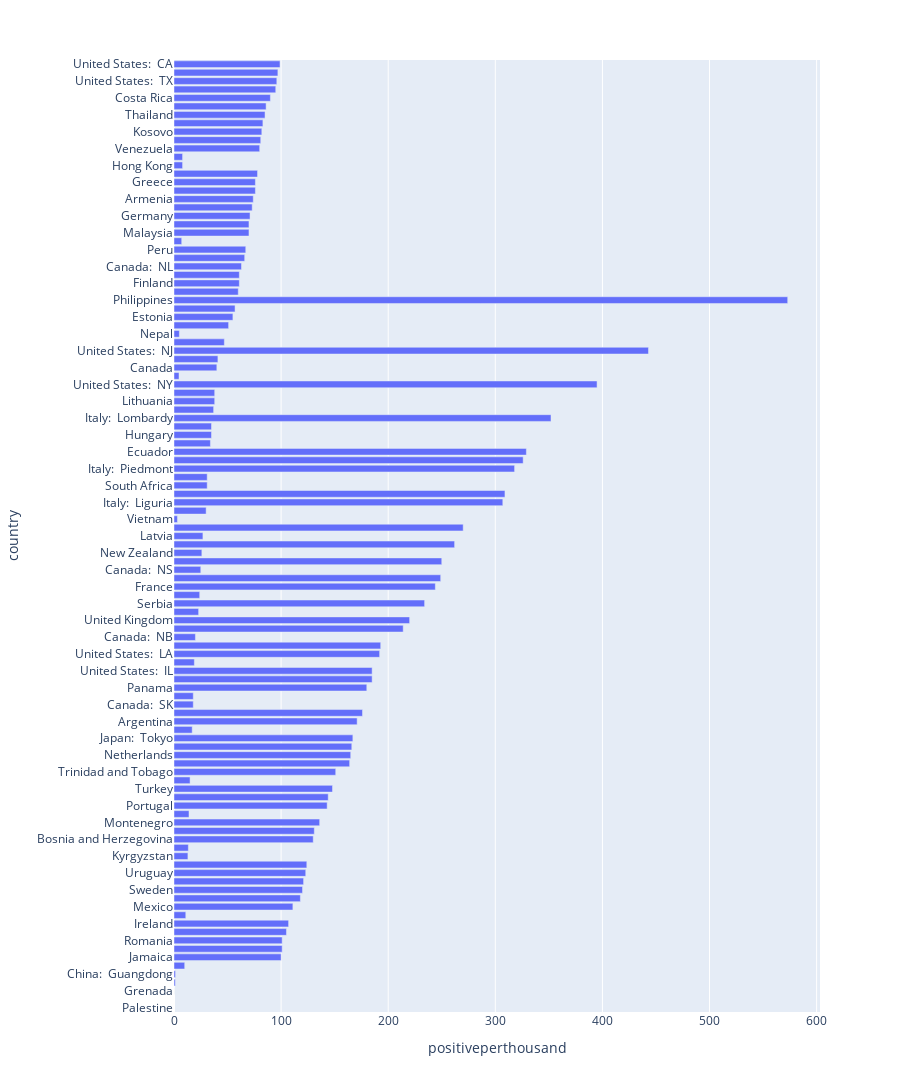

The cell this chart's notebook holds for it:
### Markdown cell above
## Veamos cuantos Positivos cada Mil tests, por país

### Code cell
import plotly.express as px
tests_df_sorted = tests_df.sort_values(by=['positiveperthousand'])
fig = px.bar(tests_df_sorted, x='positiveperthousand', y="country", height=1800, orientation='h')
fig.show()

### Figure 1 — Plotly figure (JSON) as saved in the notebook; plotly's stock layout.template omitted (floating-point values rounded to 4 significant figures)
{"data": [{"alignmentgroup": "True", "hovertemplate": "positiveperthousand=%{x}<br>country=%{y}<extra></extra>", "legendgroup": "", "marker": {"color": "#636efa"}, "name": "", "offsetgroup": "", "orientation": "h", "showlegend": false, "textposition": "auto", "type": "bar", "x": ["", "", "0", "1.2", "1.4", "10", "100", "101", "101", "105", "107", "11", "111", "118", "120", "121", "123", "124", "13", "13.4", "130", "131", "136", "14", "143", "144", "148", "15", "151", "164", "165", "166", "167", "17", "171", "176", "18", "18", "180", "185", "185", "19", "192", "193", "20", "214", "220", "23", "234", "24", "244", "249", "25", "250", "26", "262", "27", "270", "3.2", "30", "307", "309", "31", "31", "318", "326", "329", "34", "35", "35", "352", "37", "38", "38", "395", "4.7", "40", "41", "443", "47", "5", "51", "55", "57", "573", "60", "61", "61", "63", "66", "67", "7.2", "70", "70", "71", "73", "74", "76", "76", "78", "8", "8", "80", "81", "82", "83", "85", "86", "90", "95", "96", "97", "99"], "xaxis": "x", "y": ["Palestine", "Kazakhstan", "Grenada", "Canada:  NT", "China:  Guangdong", "Taiwan", "Jamaica", "Austria", "Romania", "United States:  FL", "Ireland", "Belarus", "Mexico", "Barbados", "Sweden", "Croatia", "Uruguay", "Italy:  Tuscany", "Kyrgyzstan", "Canada:  MB", "Bosnia and Herzegovina", "Switzerland", "Montenegro", "Singapore", "Portugal", "Brazil", "Turkey", "Azerbaijan", "Trinidad and Tobago", "Bolivia", "Netherlands", "Pakistan", "Japan:  Tokyo", "Canada:  AB", "Argentina", "Scotland", "Canada:  SK", "Bahrain", "Panama", "United States (unofficial)", "United States:  IL", "Australia", "United States:  LA", "Italy", "Canada:  NB", "Ukraine", "United Kingdom", "South Korea", "Serbia", "Canada:  BC", "France", "Indonesia", "Canada:  NS", "Italy:  Emilia-Romagna", "New Zealand", "India", "Latvia", "Iran", "Vietnam", "Canada:  PE", "Italy:  Liguria", "Italy:  Marche", "South Africa", "Malta", "Italy:  Piedmont", "United States:  MI", "Ecuador", "Bangladesh", "Hungary", "Egypt", "Italy:  Lombardy", "Slovenia", "Lithuania", "Slovakia", "United States:  NY", "United Arab Emirates", "Canada", "Canada:  ON", "United States:  NJ", "Poland", "Nepal", "Norway", "Estonia", "Czechia", "Philippines", "Colombia", "Finland", "Iceland", "Canada:  NL", "Japan", "Peru", "Russia", "Malaysia", "Spain", "Germany", "Canada:  QC", "Armenia", "Israel", "Greece", "Chile", "Hong Kong", "Canada:  YT", "Venezuela", "Belgium", "Kosovo", "Italy:  Veneto", "Thailand", "United States:  WA", "Costa Rica", "North Macedonia", "United States:  TX", "Denmark", "United States:  CA"], "yaxis": "y"}], "layout": {"barmode": "relative", "height": 1800, "legend": {"tracegroupgap": 0}, "margin": {"t": 60}, "xaxis": {"anchor": "y", "domain": [0, 1], "title": {"text": "positiveperthousand"}}, "yaxis": {"anchor": "x", "domain": [0, 1], "title": {"text": "country"}}}}
